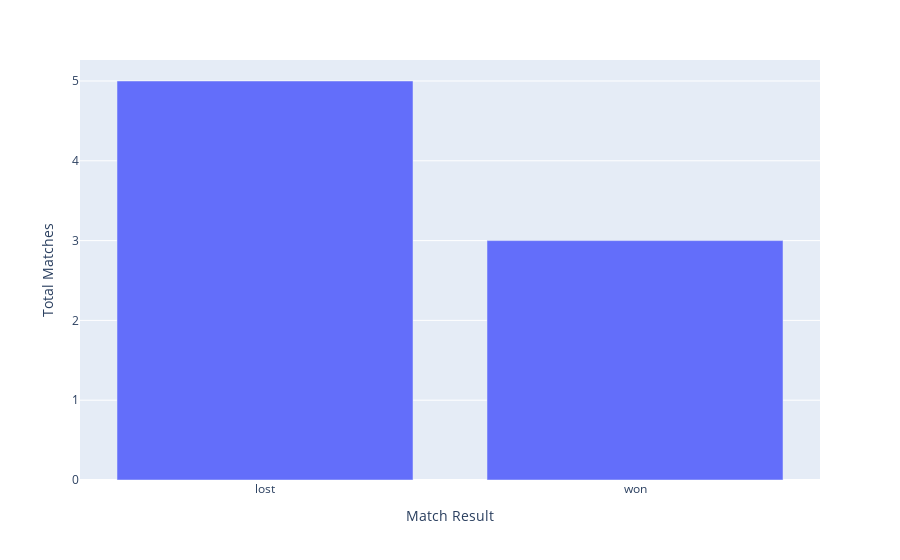

Write notebook code for a chart like this one.
### Code cell
#-- plot using plotly Express
India_Vs_England.rename(columns = {'index':'Match Result', 'Result':'Total Matches'}, inplace = True)

px.bar(India_Vs_England, x = 'Match Result', y = 'Total Matches')

### Figure 1 — Plotly figure (JSON) as saved in the notebook; plotly's stock layout.template omitted (floating-point values rounded to 4 significant figures)
{"data": [{"alignmentgroup": "True", "hovertemplate": "Match Result=%{x}<br>Total Matches=%{y}<extra></extra>", "legendgroup": "", "marker": {"color": "#636efa"}, "name": "", "offsetgroup": "", "orientation": "v", "showlegend": false, "textposition": "auto", "type": "bar", "x": ["lost", "won"], "xaxis": "x", "y": [5, 3], "yaxis": "y"}], "layout": {"barmode": "relative", "legend": {"tracegroupgap": 0}, "margin": {"t": 60}, "xaxis": {"anchor": "y", "domain": [0, 1], "title": {"text": "Match Result"}}, "yaxis": {"anchor": "x", "domain": [0, 1], "title": {"text": "Total Matches"}}}}
